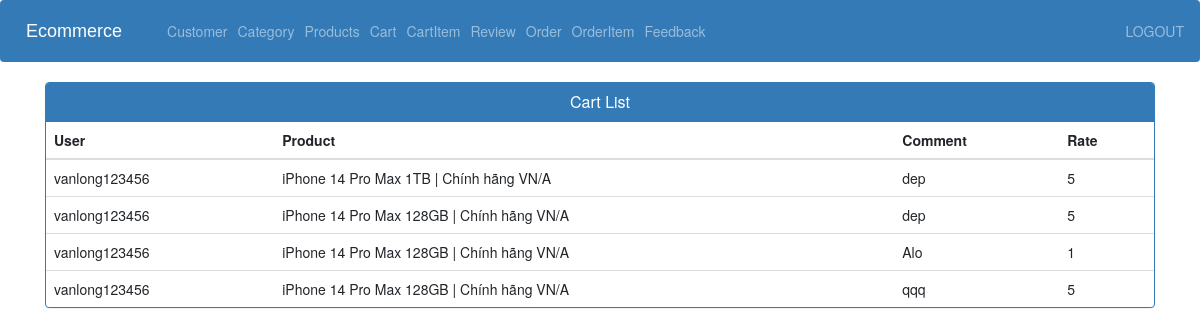
The app's page /review_view_admin/ (signed in) with its own data.
### store/models.py (models this page shows, shortened)
class Review(models.Model):
    user = models.ForeignKey(User,models.CASCADE)
    product = models.ForeignKey(Product,models.CASCADE)
    comment = models.TextField(max_length=255)
    rate = models.IntegerField(default=0)
    created_at = models.DateTimeField(auto_now_add=True)

class Product(models.Model):
    category = models.ForeignKey(Category,on_delete=models.CASCADE)
    name = models.CharField(max_length=255,null=False, blank=True)
    image = models.ImageField(upload_to=get_file_path,null=True,blank=True)
    quantity = models.IntegerField(null=False, blank=False)
    description = models.TextField(max_length=1000,null=False, blank=False)
    original_price = models.FloatField(null=False, blank=False)
    selling_price = models.FloatField(null=False, blank=False)
    status = models.BooleanField(default=False, help_text="0=default, 1=Hidden")
    trending = models.BooleanField(default=False,help_text="0=default, 1=Trending")
    created_at = models.DateTimeField(auto_now_add=True)

### store/views.py (the view)
# urls.py: path('review_view_admin/',views.review_view_admin, name='review_view_admin'),
@login_required(login_url='adminlogin')
def review_view_admin(request):
    review_list= Review.objects.all()
    page = request.GET.get('page', 1)
    paginator = Paginator(review_list, 10)
    try:
        reviews = paginator.page(page)
    except PageNotAnInteger:
        reviews = paginator.page(1)
    except EmptyPage:
        reviews = paginator.page(paginator.num_pages)
    context = {'reviews':reviews}
    return render(request, 'admin/view_review.html',context)

### store/templates/admin/view_review.html (shortened to what this page needs)
{% extends 'admin/admin_base.html' %}
{% load static %}
{% block content %}
<head>
  <link href="//netdna.bootstrapcdn.com/bootstrap/3.0.0/css/bootstrap.min.css" rel="stylesheet" id="bootstrap-css">
</head>
<div class="container vh-100">
  <div class="panel panel-primary">
    <div class="panel-heading">
      <h6 class="panel-title">Cart List</h6>
    </div>
    <table class="table table-hover" id="dev-table">
      <thead>
        <tr>
          <th>User</th>
          <th>Product</th>
          <th>Comment</th>
          <th>Rate</th>
        </tr>
      </thead>
      {% for p in reviews %}
      {% if p %}
      <tr>
        <td> {{p.user.username}}</td>
        <td>{{ p.product.name }}</td>
        <td>{{p.comment}}</td>
        <td>{{p.rate}}</td>
      </tr>
      {%else%}
      <br><br><br>
      <h1>no products</h1>
      {% endif %}
      {% endfor %}
    </table>
  </div>
</div>
{% endblock content %}

### store/templates/admin/view_review.html (style rules this page uses)
h6 { text-align: center; }

### records on screen
Review: user.username "vanlong123456", product.name "iPhone 14 Pro Max 1TB | Chính hãng VN/A", comment "dep", rate "5"
Review: user.username "vanlong123456", product.name "iPhone 14 Pro Max 128GB | Chính hãng VN/A", comment "dep", rate "5"
Review: user.username "vanlong123456", product.name "iPhone 14 Pro Max 128GB | Chính hãng VN/A", comment "Alo", rate "1"
Review: user.username "vanlong123456", product.name "iPhone 14 Pro Max 128GB | Chính hãng VN/A", comment "qqq", rate "5"
